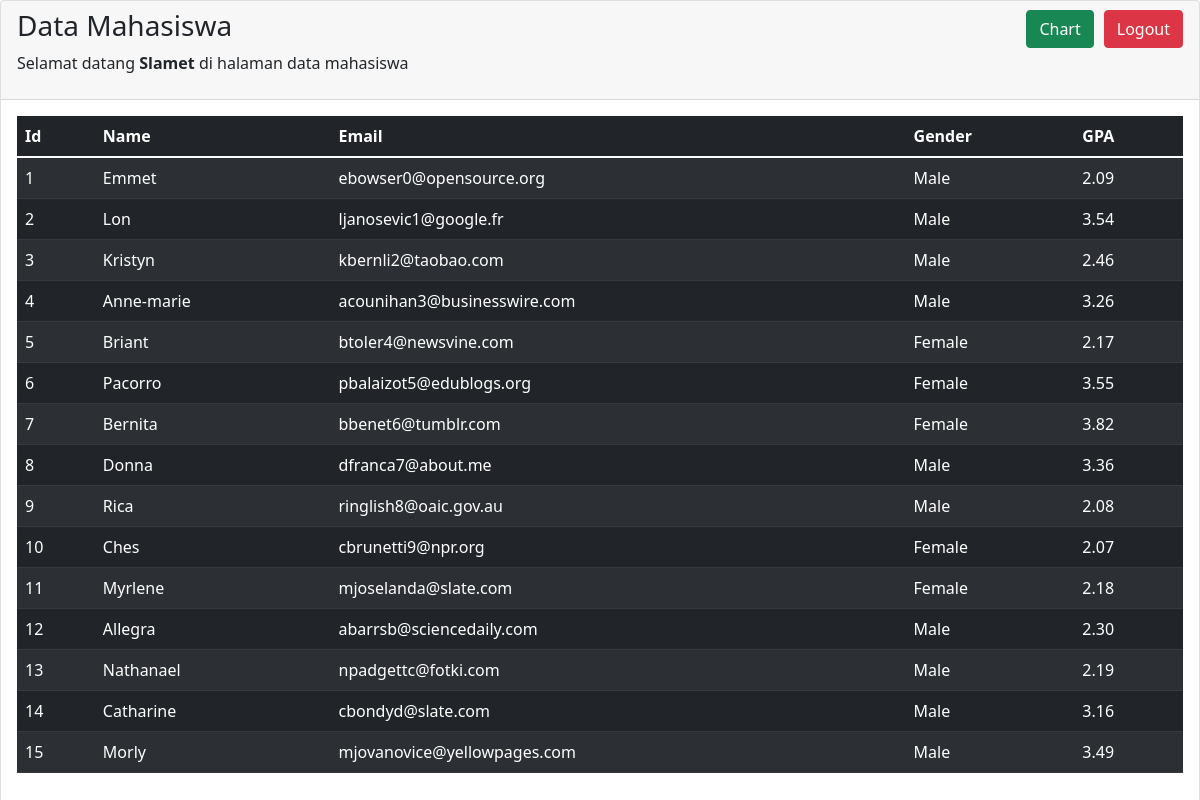
The page /admin/home.php (signed in) on the database its author committed.
### tables this page shows
CREATE TABLE `mhs` (
  `id` int NOT NULL AUTO_INCREMENT,
  `nama` varchar(45) DEFAULT NULL,
  `email` varchar(45) DEFAULT NULL,
  `gender` varchar(45) DEFAULT NULL,
  `ipk` decimal(3,2) DEFAULT NULL,
  PRIMARY KEY (`id`)
);

### admin/home.php (the view, shortened to what this page needs)
<?php
include "../config.php";
$getData = mysqli_query($conn, "SELECT * FROM mhs");
?>
<!DOCTYPE html>
<html lang="en">
<html lang="en">
<head>
    <link href="https://cdn.jsdelivr.net/npm/bootstrap@5.1.3/dist/css/bootstrap.min.css" rel="stylesheet"
>
</head>
<body>
    <div class="card">
        <div class="card-header">
            <h3 class="card-title">
                Data Mahasiswa
                <div style="margin-left: 10px; float:right;">
                    <a href="../logout.php">
                        <button type="button" class="btn btn-danger">Logout</button>
                    </a>
                </div>
                <div style="float:right;">
                    <a href="chart.php">
                        <button type="button" class="btn btn-success">Chart</button>
                    </a>
                </div>
            </h3>
            <p>Selamat datang <b><?php echo $_SESSION['nama']; ?></b> di halaman data mahasiswa</p>
        </div>
        <div class="card-body">
            <div id="example2_wrapper" class="dataTables_wrapper dt-bootstrap4">
                <div class="row">
                    <div class="col-sm-12">
                        <table id="example2" class="table table-dark table-striped" aria-describedby="example2_info">
                            <thead>
                                <tr>
                                    <th class="sorting sorting_asc" tabindex="0" aria-controls="example2" rowspan="1"
                                        colspan="1" aria-label="Rendering engine: activate to sort column descending"
                                        aria-sort="ascending">
                                        Id
                                    </th>
                                    <th class="sorting" tabindex="0" aria-controls="example2" rowspan="1" colspan="1"
                                        aria-label="Browser: activate to sort column ascending">
                                        Name
                                    </th>
                                    <th class="sorting" tabindex="0" aria-controls="example2" rowspan="1" colspan="1"
                                        aria-label="Platform(s): activate to sort column ascending">
                                        Email
                                    </th>
                                    <th class="sorting" tabindex="0" aria-controls="example2" rowspan="1" colspan="1"
                                        aria-label="Engine version: activate to sort column ascending">
                                        Gender
                                    </th>
                                    <th class="sorting" tabindex="0" aria-controls="example2" rowspan="1" colspan="1"
                                        aria-label="Engine version: activate to sort column ascending">
                                        GPA
                                    </th>
                                </tr>
                            </thead>
                            <tbody>
                                <?php
                                while ($i = mysqli_fetch_array($getData)) {
                                    echo
                                    "<tr class='odd'>
                                            <td>$i[id]</td>
                                            <td>$i[nama]</td>
                                            <td>$i[email]</td>
                                            <td>$i[gender]</td>
                                            <td>$i[ipk]</td>
                                    </tr>";
                                }
                                ?>
                            </tbody>
                        </table>
                    </div>
                </div>
            </div>
        </div>
    </div>
</body>
</html>
</html>

### rows shown on the page
mhs: id "1", nama "Emmet", email "ebowser0@opensource.org", gender "Male", ipk "2.09"
mhs: id "2", nama "Lon", email "ljanosevic1@google.fr", gender "Male", ipk "3.54"
mhs: id "3", nama "Kristyn", email "kbernli2@taobao.com", gender "Male", ipk "2.46"
mhs: id "4", nama "Anne-marie", email "acounihan3@businesswire.com", gender "Male", ipk "3.26"
mhs: id "5", nama "Briant", email "btoler4@newsvine.com", gender "Female", ipk "2.17"
mhs: id "6", nama "Pacorro", email "pbalaizot5@edublogs.org", gender "Female", ipk "3.55"
mhs: id "7", nama "Bernita", email "bbenet6@tumblr.com", gender "Female", ipk "3.82"
mhs: id "8", nama "Donna", email "dfranca7@about.me", gender "Male", ipk "3.36"
mhs: id "9", nama "Rica", email "ringlish8@oaic.gov.au", gender "Male", ipk "2.08"
mhs: id "10", nama "Ches", email "cbrunetti9@npr.org", gender "Female", ipk "2.07"
mhs: id "11", nama "Myrlene", email "mjoselanda@slate.com", gender "Female", ipk "2.18"
mhs: id "12", nama "Allegra", email "abarrsb@sciencedaily.com", gender "Male", ipk "2.30"
mhs: id "13", nama "Nathanael", email "npadgettc@fotki.com", gender "Male", ipk "2.19"
mhs: id "14", nama "Catharine", email "cbondyd@slate.com", gender "Male", ipk "3.16"
mhs: id "15", nama "Morly", email "mjovanovice@yellowpages.com", gender "Male", ipk "3.49"

### other values the page prints
$_SESSION['nama'] "Slamet"
